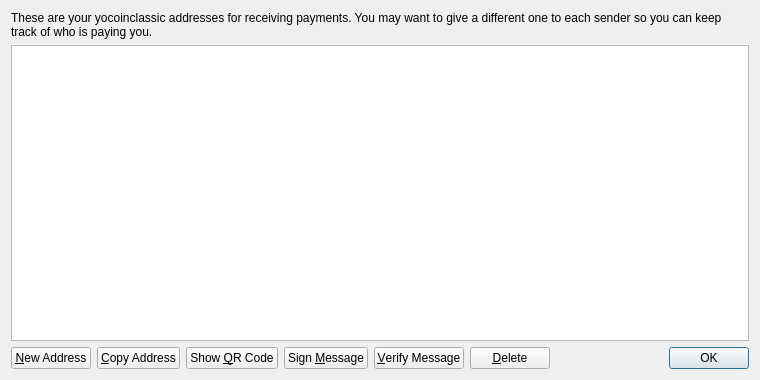
<?xml version="1.0" encoding="UTF-8"?>
<ui version="4.0">
 <class>AddressBookPage</class>
 <widget class="QWidget" name="AddressBookPage">
  <property name="geometry">
   <rect>
    <x>0</x>
    <y>0</y>
    <width>760</width>
    <height>380</height>
   </rect>
  </property>
  <property name="windowTitle">
   <string>Address Book</string>
  </property>
  <layout class="QVBoxLayout" name="verticalLayout">
   <item>
    <widget class="QLabel" name="labelExplanation">
     <property name="text">
      <string>These are your yocoinclassic addresses for receiving payments. You may want to give a different one to each sender so you can keep track of who is paying you.</string>
     </property>
     <property name="textFormat">
      <enum>Qt::PlainText</enum>
     </property>
     <property name="wordWrap">
      <bool>true</bool>
     </property>
    </widget>
   </item>
   <item>
    <widget class="QTableView" name="tableView">
     <property name="contextMenuPolicy">
      <enum>Qt::CustomContextMenu</enum>
     </property>
     <property name="toolTip">
      <string>Double-click to edit address or label</string>
     </property>
     <property name="tabKeyNavigation">
      <bool>false</bool>
     </property>
     <property name="alternatingRowColors">
      <bool>true</bool>
     </property>
     <property name="selectionMode">
      <enum>QAbstractItemView::SingleSelection</enum>
     </property>
     <property name="selectionBehavior">
      <enum>QAbstractItemView::SelectRows</enum>
     </property>
     <property name="sortingEnabled">
      <bool>true</bool>
     </property>
     <attribute name="verticalHeaderVisible">
      <bool>false</bool>
     </attribute>
    </widget>
   </item>
   <item>
    <layout class="QHBoxLayout" name="horizontalLayout">
     <item>
      <widget class="QPushButton" name="newAddressButton">
       <property name="toolTip">
        <string>Create a new address</string>
       </property>
       <property name="text">
        <string>&amp;New Address</string>
       </property>
       <property name="icon">
        <iconset resource="../bitcoin.qrc">
         <normaloff>:/icons/add</normaloff>:/icons/add</iconset>
       </property>
      </widget>
     </item>
     <item>
      <widget class="QPushButton" name="copyToClipboard">
       <property name="toolTip">
        <string>Copy the currently selected address to the system clipboard</string>
       </property>
       <property name="text">
        <string>&amp;Copy Address</string>
       </property>
       <property name="icon">
        <iconset resource="../bitcoin.qrc">
         <normaloff>:/icons/editcopy</normaloff>:/icons/editcopy</iconset>
       </property>
      </widget>
     </item>
     <item>
      <widget class="QPushButton" name="showQRCode">
       <property name="text">
        <string>Show &amp;QR Code</string>
       </property>
       <property name="icon">
        <iconset resource="../bitcoin.qrc">
         <normaloff>:/icons/qrcode</normaloff>:/icons/qrcode</iconset>
       </property>
      </widget>
     </item>
     <item>
      <widget class="QPushButton" name="signMessage">
       <property name="toolTip">
        <string>Sign a message to prove you own a yocoinclassic address</string>
       </property>
       <property name="text">
        <string>Sign &amp;Message</string>
       </property>
       <property name="icon">
        <iconset resource="../bitcoin.qrc">
         <normaloff>:/icons/edit</normaloff>:/icons/edit</iconset>
       </property>
      </widget>
     </item>
     <item>
      <widget class="QPushButton" name="verifyMessage">
       <property name="toolTip">
        <string>Verify a message to ensure it was signed with a specified yocoinclassic address</string>
       </property>
       <property name="text">
        <string>&amp;Verify Message</string>
       </property>
       <property name="icon">
        <iconset resource="../bitcoin.qrc">
         <normaloff>:/icons/transaction_0</normaloff>:/icons/transaction_0</iconset>
       </property>
      </widget>
     </item>
     <item>
      <widget class="QPushButton" name="deleteButton">
       <property name="toolTip">
        <string>Delete the currently selected address from the list</string>
       </property>
       <property name="text">
        <string>&amp;Delete</string>
       </property>
       <property name="icon">
        <iconset resource="../bitcoin.qrc">
         <normaloff>:/icons/remove</normaloff>:/icons/remove</iconset>
       </property>
      </widget>
     </item>
     <item>
      <spacer name="horizontalSpacer">
       <property name="orientation">
        <enum>Qt::Horizontal</enum>
       </property>
       <property name="sizeHint" stdset="0">
        <size>
         <width>40</width>
         <height>20</height>
        </size>
       </property>
      </spacer>
     </item>
     <item>
      <widget class="QDialogButtonBox" name="buttonBox">
       <property name="sizePolicy">
        <sizepolicy hsizetype="Maximum" vsizetype="Fixed">
         <horstretch>0</horstretch>
         <verstretch>0</verstretch>
        </sizepolicy>
       </property>
       <property name="standardButtons">
        <set>QDialogButtonBox::Ok</set>
       </property>
      </widget>
     </item>
    </layout>
   </item>
  </layout>
 </widget>
 <resources>
  <include location="../bitcoin.qrc"/>
 </resources>
 <connections/>
</ui>
